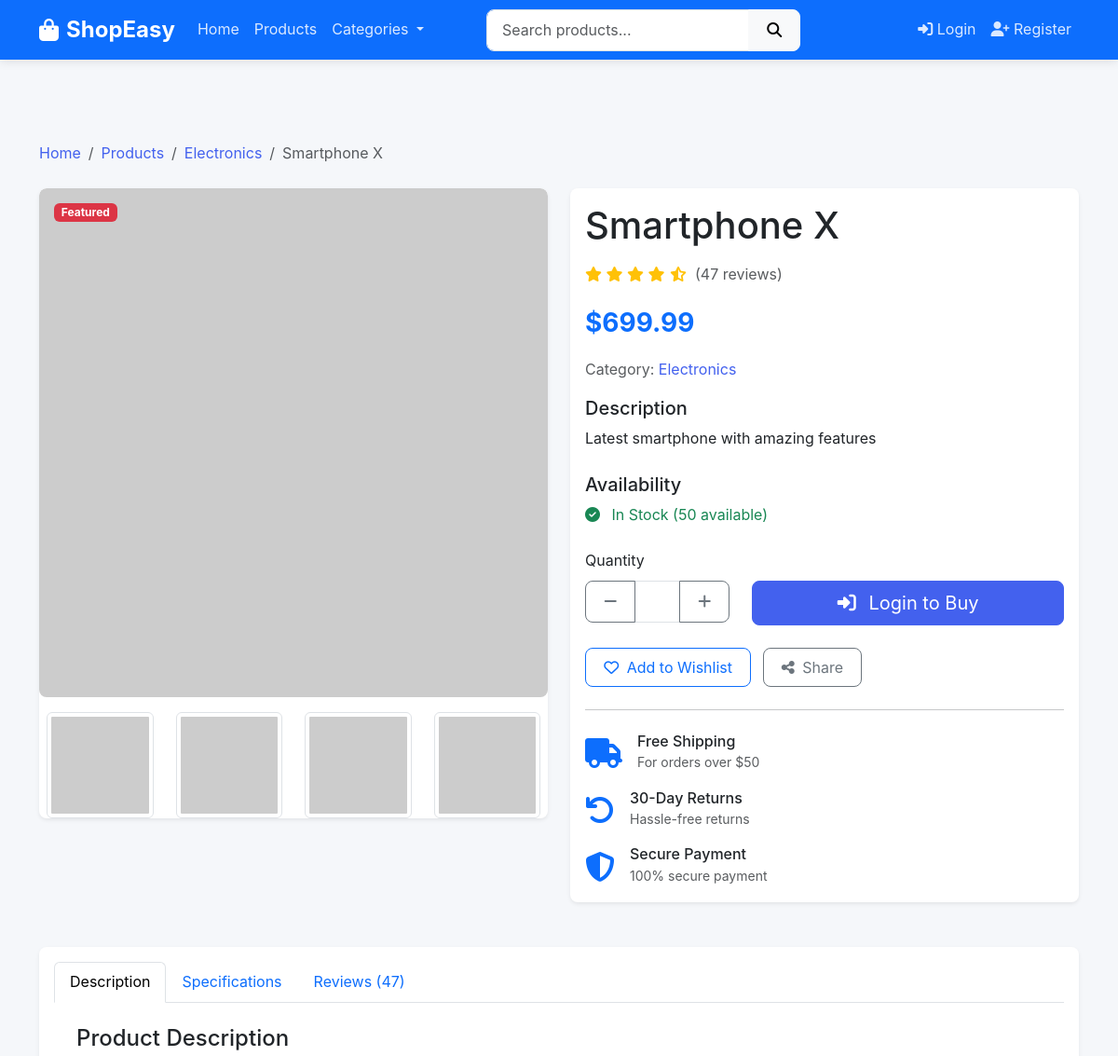
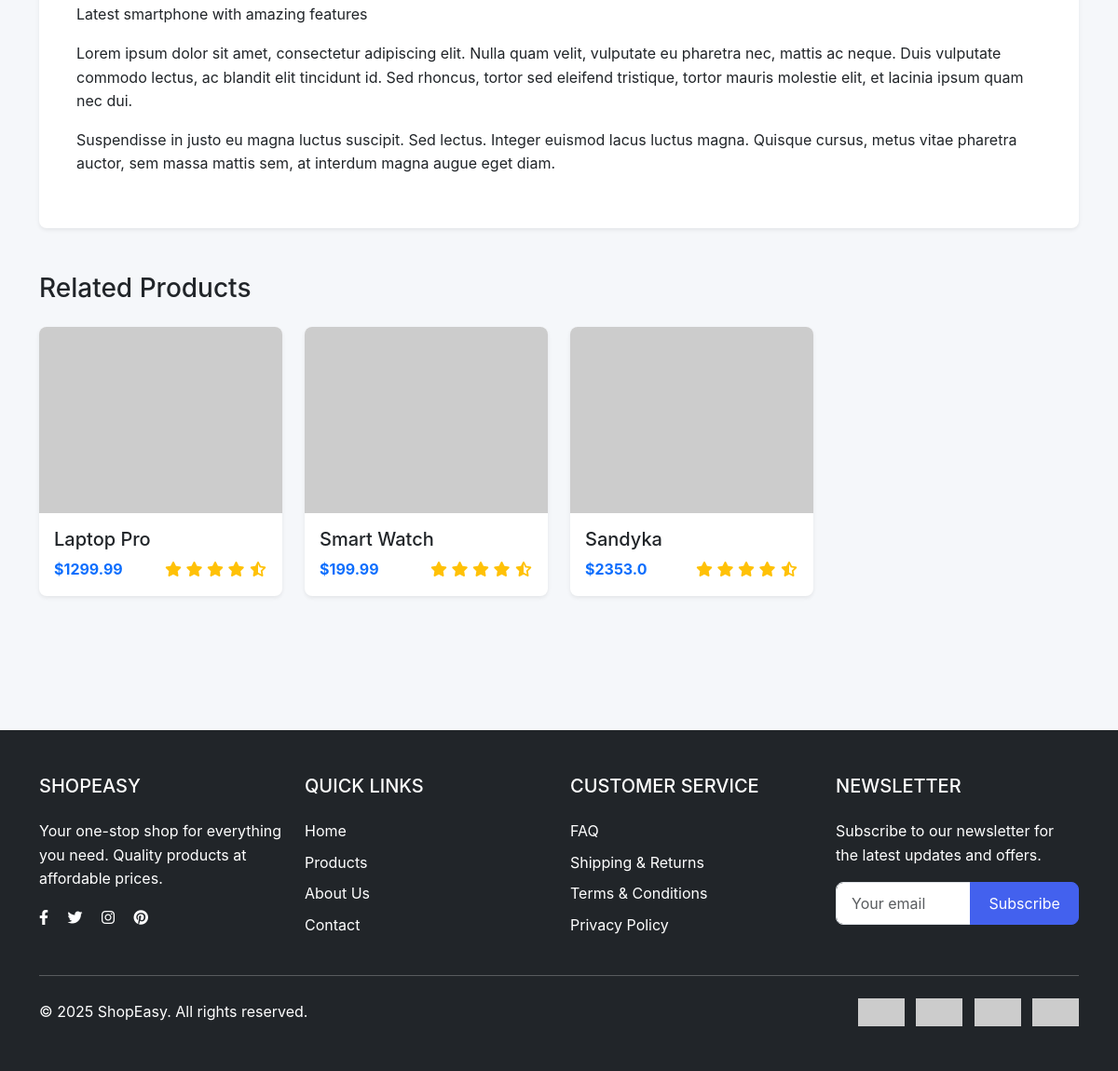
/products/1, run on the app's committed database (2 pictures, top to bottom).
### app/models.py (models this page shows, shortened)
class Category(db.Model):
    id = db.Column(db.Integer, primary_key=True)
    name = db.Column(db.String(50), unique=True, nullable=False)
    description = db.Column(db.String(200))
    products = db.relationship('Product', backref='category', lazy=True)

class Product(db.Model):
    id = db.Column(db.Integer, primary_key=True)
    name = db.Column(db.String(100), nullable=False)
    description = db.Column(db.Text, nullable=False)
    price = db.Column(db.Float, nullable=False)
    stock = db.Column(db.Integer, default=0)
    image = db.Column(db.String(100), default='default_product.jpg')
    category_id = db.Column(db.Integer, db.ForeignKey('category.id'), nullable=False)
    store_id = db.Column(db.Integer, db.ForeignKey('store.id'), nullable=True)
    date_added = db.Column(db.DateTime, default=datetime.utcnow)
    is_featured = db.Column(db.Boolean, default=False)

### app/routes/products.py (the view)
@products.route('/products/<int:product_id>')
def product_detail(product_id):
    product = Product.query.get_or_404(product_id)
    related_products = Product.query.filter(
        (Product.category_id == product.category_id) &
        (Product.id != product.id)
    ).limit(4).all()
    return render_template('products/detail.html',
                          product=product,
                          related_products=related_products,
                          title=product.name)

### app/templates/products/detail.html (shortened to what this page needs)
{% extends "base.html" %}
{% block content %}
<div class="container py-5">
    <nav aria-label="breadcrumb" class="mb-4">
        <ol class="breadcrumb">
            <li class="breadcrumb-item"><a href="{{ url_for('main.home') }}">Home</a></li>
            <li class="breadcrumb-item"><a href="{{ url_for('products.list_products') }}">Products</a></li>
            <li class="breadcrumb-item"><a href="{{ url_for('products.category', category_id=product.category_id) }}">{{ product.category.name }}</a></li>
            <li class="breadcrumb-item active" aria-current="page">{{ product.name }}</li>
        </ol>
    </nav>
    <div class="row">
        <div class="col-md-6 mb-4">
            <div class="card shadow-sm border-0">
                <div class="card-body p-0">
                    <div class="product-image-container">
                        <img src="https://via.placeholder.com/600x600" class="img-fluid" alt="{{ product.name }}">
                        {% if product.is_featured %}
                        <span class="badge bg-danger position-absolute top-0 start-0 m-3">Featured</span>
                        {% endif %}
                    </div>
                    <div class="row mt-3 px-2">
                        <div class="col-3">
                            <img src="https://via.placeholder.com/150" class="img-thumbnail product-thumbnail" alt="Thumbnail 1">
                        </div>
                        <div class="col-3">
                            <img src="https://via.placeholder.com/150" class="img-thumbnail product-thumbnail" alt="Thumbnail 2">
                        </div>
                        <div class="col-3">
                            <img src="https://via.placeholder.com/150" class="img-thumbnail product-thumbnail" alt="Thumbnail 3">
                        </div>
                        <div class="col-3">
                            <img src="https://via.placeholder.com/150" class="img-thumbnail product-thumbnail" alt="Thumbnail 4">
                        </div>
                    </div>
                </div>
            </div>
        </div>
        <div class="col-md-6">
            <div class="card shadow-sm">
                <div class="card-body">
                    <h1 class="mb-3">{{ product.name }}</h1>
                    <div class="mb-3 d-flex align-items-center">
                        <div class="rating me-2">
                            <i class="fas fa-star text-warning"></i>
                            <i class="fas fa-star text-warning"></i>
                            <i class="fas fa-star text-warning"></i>
                            <i class="fas fa-star text-warning"></i>
                            <i class="fas fa-star-half-alt text-warning"></i>
                        </div>
                        <span class="text-muted">(47 reviews)</span>
                    </div>
                    <div class="product-price mb-3">
                        <span class="fs-3 fw-bold text-primary">${{ product.price }}</span>
                    </div>
                    <div class="mb-3">
                        <p class="text-muted">Category: <a href="{{ url_for('products.category', category_id=product.category_id) }}" class="text-decoration-none">{{ product.category.name }}</a></p>
                    </div>
                    <div class="mb-4">
                        <h5>Description</h5>
                        <p>{{ product.description }}</p>
                    </div>
                    <div class="mb-4">
                        <h5>Availability</h5>
                        {% if product.stock > 0 %}
                        <p class="text-success"><i class="fas fa-check-circle me-2"></i> In Stock ({{ product.stock }} available)</p>
                        {% else %}
                        <p class="text-danger"><i class="fas fa-times-circle me-2"></i> Out of Stock</p>
                        {% endif %}
                    </div>
                    {% if product.stock > 0 %}
                    <form action="{{ url_for('cart.add_to_cart', product_id=product.id) }}" method="post" class="mb-4">
                        <div class="row">
                            <div class="col-md-4 mb-3 mb-md-0">
                                <label for="quantity" class="form-label">Quantity</label>
                                <div class="input-group">
                                    <button type="button" class="btn btn-outline-secondary" id="decrease-qty">
                                        <i class="fas fa-minus"></i>
                                    </button>
                                    <input type="number" class="form-control text-center" id="quantity" name="quantity" value="1" min="1" max="{{ product.stock }}">
                                    <button type="button" class="btn btn-outline-secondary" id="increase-qty">
                                        <i class="fas fa-plus"></i>
                                    </button>
                                </div>
                            </div>
                            <div class="col-md-8">
                                <label class="form-label d-block">&nbsp;</label>
                                {% if current_user.is_authenticated %}
                                <button type="submit" class="btn btn-primary btn-lg w-100">
                                    <i class="fas fa-cart-plus me-2"></i> Add to Cart
                                </button>
                                {% else %}
                                <a href="{{ url_for('auth.login') }}" class="btn btn-primary btn-lg w-100">
                                    <i class="fas fa-sign-in-alt me-2"></i> Login to Buy
                                </a>
                                {% endif %}
                            </div>
                        </div>
                    </form>
                    {% endif %}
                    <div class="product-actions">
                        <button type="button" class="btn btn-outline-primary me-2">
                            <i class="far fa-heart me-1"></i> Add to Wishlist
                        </button>
                        <button type="button" class="btn btn-outline-secondary">
                            <i class="fas fa-share-alt me-1"></i> Share
                        </button>
                    </div>
                    <hr class="my-4">
                    <div class="shipping-info">
                        <div class="d-flex align-items-center mb-3">
                            <i class="fas fa-truck text-primary fa-2x me-3"></i>
                            <div>
                                <h6 class="mb-0">Free Shipping</h6>
                                <small class="text-muted">For orders over $50</small>
                            </div>
                        </div>
                        <div class="d-flex align-items-center mb-3">
                            <i class="fas fa-undo text-primary fa-2x me-3"></i>
                            <div>
                                <h6 class="mb-0">30-Day Returns</h6>
                                <small class="text-muted">Hassle-free returns</small>
                            </div>
                        </div>
                        <div class="d-flex align-items-center">
                            <i class="fas fa-shield-alt text-primary fa-2x me-3"></i>
                            <div>
                                <h6 class="mb-0">Secure Payment</h6>
                                <small class="text-muted">100% secure payment</small>
                            </div>
                        </div>
                    </div>
                </div>
            </div>
        </div>
    </div>
    <div class="row mt-5">
        <div class="col-12">
            <div class="card shadow-sm">
                <div class="card-body">
                    <ul class="nav nav-tabs" id="productTabs" role="tablist">
                        <li class="nav-item" role="presentation">
                            <button class="nav-link active" id="description-tab" data-bs-toggle="tab" data-bs-target="#description" type="button" role="tab" aria-controls="description" aria-selected="true">Description</button>
                        </li>
                        <li class="nav-item" role="presentation">
                            <button class="nav-link" id="specification-tab" data-bs-toggle="tab" data-bs-target="#specification" type="button" role="tab" aria-controls="specification" aria-selected="false">Specifications</button>
                        </li>
                        <li class="nav-item" role="presentation">
                            <button class="nav-link" id="reviews-tab" data-bs-toggle="tab" data-bs-target="#reviews" type="button" role="tab" aria-controls="reviews" aria-selected="false">Reviews (47)</button>
                        </li>
                    </ul>
                    <div class="tab-content p-4" id="productTabsContent">
                        <div class="tab-pane fade show active" id="description" role="tabpanel" aria-labelledby="description-tab">
                            <h4>Product Description</h4>
                            <p>{{ product.description }}</p>
                            <p>Lorem ipsum dolor sit amet, consectetur adipiscing elit. Nulla quam velit, vulputate eu pharetra nec, mattis ac neque. Duis vulputate commodo lectus, ac blandit elit tincidunt id. Sed rhoncus, tortor sed eleifend tristique, tortor mauris molestie elit, et lacinia ipsum quam nec dui.</p>
                            <p>Suspendisse in justo eu magna luctus suscipit. Sed lectus. Integer euismod lacus luctus magna. Quisque cursus, metus vitae pharetra auctor, sem massa mattis sem, at interdum magna augue eget diam.</p>
                        </div>
                    </div>
                </div>
            </div>
        </div>
    </div>
    <div class="row mt-5">
        <div class="col-12">
            <h3 class="mb-4">Related Products</h3>
            <div class="row">
                {% for product in related_products %}
                <div class="col-md-6 col-lg-3 mb-4">
                    <div class="card product-card h-100 shadow-sm">
                        <div class="position-relative">
                        </div>
                        <div class="card-body">
                            <h5 class="card-title">{{ product.name }}</h5>
                            <div class="d-flex justify-content-between align-items-center">
                                <span class="fw-bold text-primary">${{ product.price }}</span>
                                <div class="rating">
                                    <i class="fas fa-star text-warning"></i>
                                    <i class="fas fa-star text-warning"></i>
                                    <i class="fas fa-star text-warning"></i>
                                    <i class="fas fa-star text-warning"></i>
                                    <i class="fas fa-star-half-alt text-warning"></i>
                                </div>
                            </div>
                        </div>
                    </div>
                </div>
                {% endfor %}
            </div>
        </div>
    </div>
</div>
{% endblock %}

### data on the page
Category: category.name "Electronics"
Product: name "Smartphone X", price "699.99", description "Latest smartphone with amazing features", stock "50"
Product: name "Laptop Pro", price "1299.99"
Product: name "Smart Watch", price "199.99"
Product: name "Sandyka", price "2353.0"
